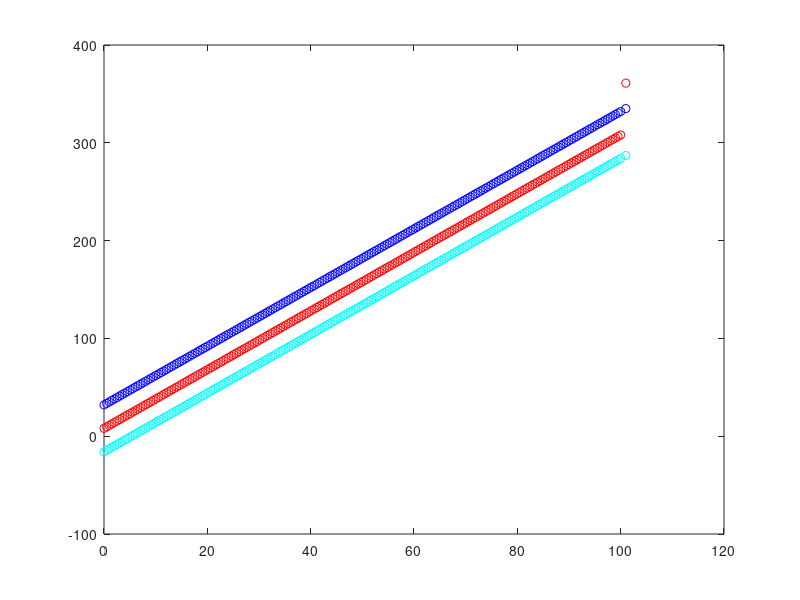

Recreate this plot in MATLAB. (Note: this script raises an error after producing the figure.)
% function [m] = implement_ransac_eas(x, y, s, T, p)
% x and y are the data set to build a linear model from
% s is the smallest number of points required for each individual model (2)
% N is the number of iterations required, calculated from P?
% p is the probability hat we have chosen N samples and not all of them 
% are contaminated. there is at least one inliar in our data

%% Create the synthetic Data %%
% Set the fake data
m = 3;
b = 8;

X = linspace(0, 100, 200);
y = m*X + b;
X = [X, 101];
y = [y, 361];


% data_unshuffled = [X y];
% 
% shuffled = data_unshuffled(randperm(size(data_unshuffled,1)),:);
% 
% X_shuff = shuffled(:,1:end-1);
% y_shuff = shuffled(:,end);
% 
% % Split the Data into training (80%) and test (20%) data
% train_size = round(0.8*size(X_shuff,1));
% train_x = X_shuff(1:train_size, :);
% train_y = y_shuff(1:train_size, :);
% test_x = X_shuff(train_size+1:end, :);
% test_y = y_shuff(train_size+1:end, :);
[~, nb_samples] = size(X);

%% Plot the data to visualize it
figure
plot(X, y, 'ro')
hold on
plot(X, 3*X+32, 'bo')
plot(X, 3*X-16, 'co')

%% Implement RANSAC %%

% RANSAC Parameters
p = 0.99; % Probability that you have at least one inlier in your data
u = .33; % Probability that a point is an outlier
N_iters = ceil(nb_samples/6); % Number of iterations to do
d_threshold = 10;

% Sample two points Randomly
samples = randi(nb_samples, 2,1);

% Sample Points
v1 = [X(samples(1)), y(samples(1))];
v2 = [X(samples(2)), y(samples(2))];
% Fit a line to those two points
[slope, b] = fit_a_line(v1, v2);
plot(X(samples(1)), y(samples(1)), 'b*')
plot(X(samples(2)), y(samples(2)), 'b*')

number_inliers = 0;

% Count number of inliers
for a_sample = 1:nb_samples
    pt = [X(a_sample), y(a_sample)];
    distance = point_to_line_dist(pt, v1, v2);
    if distance < d_threshold
        number_inliers = number_inliers + 1;
    end
end

% Questions about RANSAC
% - how to choose the threshold, should you look at the data first? maybe
%   if you can't visualize it you can look at the std for a few different
%   sample sets and start from there?


